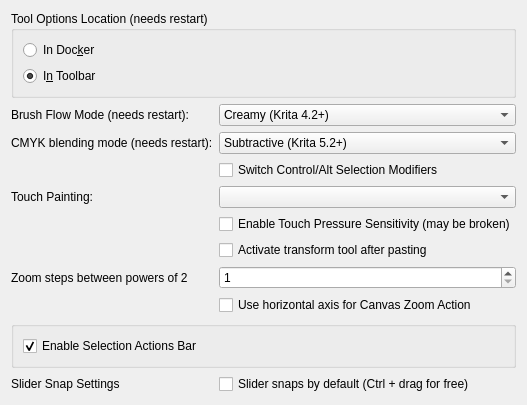
     <widget class="QWidget" name="Tools">
      <attribute name="title">
       <string>Tools</string>
      </attribute>
      <layout class="QFormLayout" name="formLayout_12">
       <item row="0" column="0" colspan="2">
        <widget class="QGroupBox" name="groupBox_4">
         <property name="title">
          <string>Tool Options Location (needs restart)</string>
         </property>
         <layout class="QVBoxLayout" name="verticalLayout_3">
          <item>
           <widget class="QRadioButton" name="m_radioToolOptionsInDocker">
            <property name="text">
             <string>In Doc&amp;ker</string>
            </property>
           </widget>
          </item>
          <item>
           <widget class="QRadioButton" name="m_radioToolOptionsInToolbar">
            <property name="text">
             <string>I&amp;n Toolbar</string>
            </property>
            <property name="checked">
             <bool>true</bool>
            </property>
           </widget>
          </item>
         </layout>
        </widget>
       </item>
       <item row="1" column="0">
        <widget class="QLabel" name="lblFlowMode">
         <property name="text">
          <string>Brush Flow Mode (needs restart):</string>
         </property>
        </widget>
       </item>
       <item row="1" column="1">
        <widget class="QComboBox" name="cmbFlowMode">
         <item>
          <property name="text">
           <string>Creamy (Krita 4.2+)</string>
          </property>
         </item>
         <item>
          <property name="text">
           <string>Hard (Krita 4.1 and earlier versions)</string>
          </property>
         </item>
        </widget>
       </item>
       <item row="2" column="0">
        <widget class="QLabel" name="lblCmykBlendingMode">
         <property name="text">
          <string>CMYK blending mode (needs restart):</string>
         </property>
        </widget>
       </item>
       <item row="2" column="1">
        <widget class="QComboBox" name="cmbCmykBlendingMode">
         <item>
          <property name="text">
           <string>Subtractive (Krita 5.2+)</string>
          </property>
         </item>
         <item>
          <property name="text">
           <string>Additive (Krita 5.1 and earlier versions)</string>
          </property>
         </item>
        </widget>
       </item>
       <item row="7" column="1">
        <widget class="QCheckBox" name="m_chkSwitchSelectionCtrlAlt">
         <property name="text">
          <string>Switch Control/Alt Selection Modifiers</string>
         </property>
        </widget>
       </item>
       <item row="8" column="0">
        <widget class="QLabel" name="lblTouchPainting">
         <property name="text">
          <string>Touch Painting:</string>
         </property>
        </widget>
       </item>
       <item row="8" column="1">
        <widget class="QComboBox" name="cmbTouchPainting"/>
       </item>
       <item row="9" column="1">
        <widget class="QCheckBox" name="chkTouchPressureSensitivity">
         <property name="toolTip">
          <string>Enable reading of pressure state for touch events. This data may be broken on some platforms, e.g. on some Android devices, where pressure may be reported as 0.0 all the time.</string>
         </property>
         <property name="text">
          <string>Enable Touch Pressure Sensitivity (may be broken)</string>
         </property>
        </widget>
       </item>
       <item row="10" column="1">
        <widget class="QCheckBox" name="chkEnableTransformToolAfterPaste">
         <property name="text">
          <string>Activate transform tool after pasting</string>
         </property>
        </widget>
       </item>
       <item row="11" column="0">
        <widget class="QLabel" name="lblZoomSteps">
         <property name="text">
          <string>Zoom steps between powers of 2</string>
         </property>
        </widget>
       </item>
       <item row="11" column="1">
        <widget class="QSpinBox" name="spnZoomSteps">
         <property name="minimum">
          <number>1</number>
         </property>
         <property name="maximum">
          <number>32</number>
         </property>
        </widget>
       </item>
       <item row="12" column="1">
        <widget class="QCheckBox" name="chkZoomHorizontally">
         <property name="text">
          <string>Use horizontal axis for Canvas Zoom Action</string>
         </property>
        </widget>
       </item>
       <item row="14" column="0">
        <widget class="QLabel" name="lblSliderSnapByDefault">
         <property name="text">
          <string>Slider Snap Settings</string>
         </property>
        </widget>
       </item>
       <item row="14" column="1">
        <widget class="QCheckBox" name="chkSliderSnapByDefault">
         <property name="toolTip">
          <string>Dragging a slider snaps its value to the slider's step, and holding Ctrl while dragging gives free values. When off, dragging gives free values and Ctrl snaps. Double-click a slider to type an exact value.</string>
         </property>
         <property name="text">
          <string>Slider snaps by default (Ctrl + drag for free)</string>
         </property>
        </widget>
       </item>
       <item row="13" column="0" colspan="2">
        <widget class="QGroupBox" name="groupBox_5">
         <property name="alignment">
          <set>Qt::AlignmentFlag::AlignLeading|Qt::AlignmentFlag::AlignLeft|Qt::AlignmentFlag::AlignTop</set>
         </property>
         <layout class="QFormLayout" name="formLayout_3">
          <item row="0" column="0">
           <widget class="QCheckBox" name="chkEnableSelectionActionBar">
            <property name="toolTip">
             <string>When enabled, any selections will produce a small floating panel of useful selection-related actions.</string>
            </property>
            <property name="text">
             <string>Enable Selection Actions Bar</string>
            </property>
            <property name="checked">
             <bool>true</bool>
            </property>
           </widget>
          </item>
		 </layout>
        </widget>
       </item>
      </layout>
     </widget>
